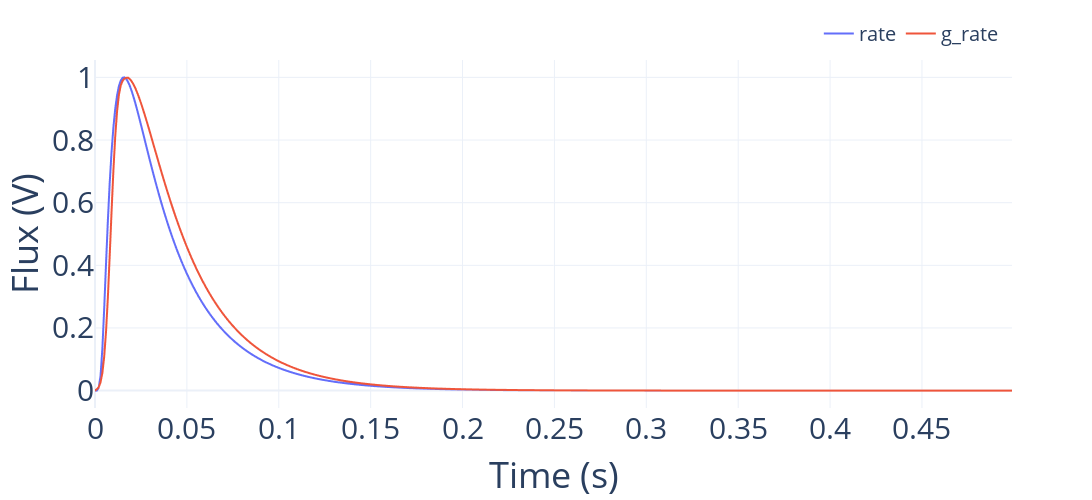

Here is the notebook cell this chart was saved with:
### Code cell
rate_df = pd.DataFrame()
rate_df['rate'] = rate / np.max(rate)
rate_df['g_rate'] = test_rate 
tapsap.plot_tap(times, rate_df, legend=True)

### Figure 1 — Plotly figure (JSON) as saved in the notebook; plotly's stock layout.template omitted (floating-point values rounded to 4 significant figures; data arrays with more than 128 entries replaced by an {"elided": "..."} marker saying what was removed)
{"data": [{"hovertemplate": "colors=rate<br>x=%{x}<br>y=%{y}<extra></extra>", "legendgroup": "rate", "line": {"color": "#636efa", "dash": "solid"}, "mode": "lines", "name": "rate", "showlegend": true, "type": "scattergl", "x": {"elided": "509 float values"}, "xaxis": "x", "y": {"elided": "509 float values"}, "yaxis": "y"}, {"hovertemplate": "colors=g_rate<br>x=%{x}<br>y=%{y}<extra></extra>", "legendgroup": "g_rate", "line": {"color": "#EF553B", "dash": "solid"}, "mode": "lines", "name": "g_rate", "showlegend": true, "type": "scattergl", "x": {"elided": "509 float values"}, "xaxis": "x", "y": {"elided": "509 float values"}, "yaxis": "y"}], "layout": {"font": {"size": 30}, "height": 500, "legend": {"font": {"size": 20}, "orientation": "h", "title": {"text": ""}, "tracegroupgap": 0, "x": 0.99, "xanchor": "right", "y": 1.02, "yanchor": "bottom"}, "margin": {"t": 60}, "showlegend": true, "width": 1500, "xaxis": {"anchor": "y", "domain": [0, 1], "title": {"text": "Time (s)"}}, "yaxis": {"anchor": "x", "domain": [0, 1], "title": {"text": "Flux (V)"}}}}
